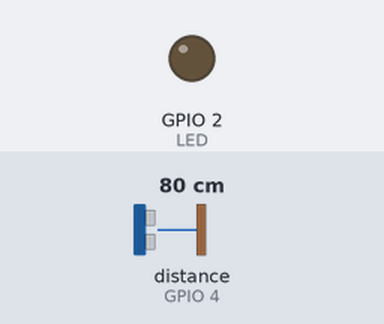
A sketch run on a simulated ESP32. Parts: output pins drawn as LEDs (lit = HIGH). Wiring (inferred from the names in the program): ultrasonic range finder: trigger GPIO 15; echo GPIO 4. Dashed ring = blinking. Inputs (shaded band) come from the test bench; at power-on: distance to the obstacle (sensor on GPIO 4) 80 cm. The echo pulse lasts 58.3 µs per cm; WiFi joins after 1.5 s; servers stay silent unless stated; uploads are accepted with an empty reply; pins used as bus, display or sensor lines are not drawn; what the sketch prints to the serial monitor is not drawn.

Above: at 5.5 s.
5.6 s: distance to the obstacle (sensor on GPIO 4) set to 66 cm
At 7.17 s:
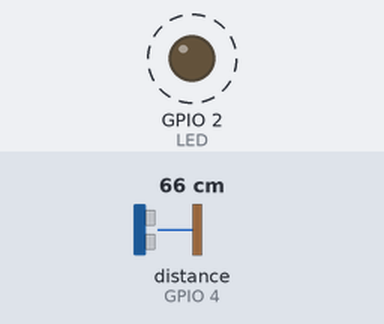
8.6 s: distance to the obstacle (sensor on GPIO 4) set to 58 cm
Timing chart, 0 to 11.6 s (numbered marks = the images above; inputs shaded):
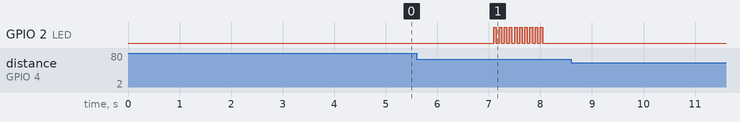

The sketch:

us015.ino
```cpp
// Ultrasonic Sensor US015
// Range 2 cm to 400 cm

#include <WiFiClient.h>
#include <WebServer.h>

// Barrels perfil (Height, diameter and total volume)
float sensorH = 92.0;
float diameter = 52.6;
float volTotal = sq(diameter)*3.14*sensorH/4000;

// Time delay for the device to take the readings (value in ms)
int time_delay = 600000; // 600 000 ms = 10 min

// Pin mode settings for the ESP32
unsigned int triggerPin = 15;
unsigned int echoPin = 4;
unsigned long time_echo_us = 0;

// Variables to be uploaded on database
float distance = 0.0; // Distance measured by the ultrasonic sensor
float vol = 0.0;  // Liquid Volume (l)
int pct = 0;  // Capacity of the reservoir (%)

// Alert system
bool alert = false; // Aviso visual sobre a capacidade utilizada do barril (%)
int alert_low = 20;

const char* ssid = "Name of the Wireless Network";
const char* password = "Password";
const char* host = "Host domain";

// Onboard LED ESP32
#define LED 2

// The number of samples is better defined for 50
// As approached in the Chapter 'Results and Discussions' Subsection 5.1.1
int samples = 50;

// Environment Temperature
float temp = 20;

// System check
float x[2] = {0.0, 0.0};
int cont = 0;

// Readings from the sensor
int us015_distance(){
  float sum_distance = 0.0;
  float aux_distance[samples];

  float vel = 2.005*sqrt(temp+273.15);

  for(int i = 0; i < samples; i++){
    digitalWrite(triggerPin, HIGH);
    delayMicroseconds(30);
    digitalWrite(triggerPin, LOW);

    time_echo_us = pulseIn(echoPin, HIGH, 60000);

    if((time_echo_us < 30000) && (time_echo_us > 1)){
      float aux = (vel*time_echo_us)/(2*1000);
      aux_distance[i] = sqrt((aux*aux) - 2.25);
    }
    else{
      pinMode(echoPin, OUTPUT);
      digitalWrite(echoPin, LOW);
      delay(10);
      pinMode(echoPin, INPUT);
    }
    delay(50);
  }

  for(int j = 0; j < samples; j++){
   sum_distance = sum_distance + aux_distance[j];
  }

  distance = (sum_distance/samples);
  vol = volTotal - (sq(diameter)*3.14*distance/4000);
  pct = (vol/volTotal)*100;

  return distance, vol, pct;
}

void alert_led(){
  if(pct <= alert_low){
    alert = true;
    digitalWrite(LED, HIGH);
  }
  else{
    alert = false;
    digitalWrite(LED, LOW);
  }
}

void blink_led(){
    for(int i = 0; i < 10; i++){
      digitalWrite(LED, HIGH);
      delay(50);
      digitalWrite(LED, LOW);
      delay(50);
    }
}

void print_distance(){
    Serial.print("Distancia: ");
    Serial.print(distance);
    Serial.print("cm ");
    Serial.print("Volume atual: ");
    Serial.print(vol);
    Serial.print("L ");
    Serial.print("Capacidade: ");
    Serial.print(pct);
    Serial.println("%");
}

void setup() {
  pinMode(echoPin, INPUT);
  pinMode(triggerPin, OUTPUT);
  pinMode(LED, OUTPUT);

  us015_distance();
  x[0] = distance;

  Serial.begin(115200);
  delay(100);

  Serial.println();
  Serial.println();
  Serial.print("Connecting to ");
  Serial.println(ssid);

  WiFi.begin(ssid, password);
  while (WiFi.status() != WL_CONNECTED){
    delay(500);
    Serial.print(".");
  }

  Serial.println();
  Serial.println("WiFi Connected");
  Serial.println("IP adress: ");
  Serial.println(WiFi.localIP());
  Serial.print("Netmask: ");
  Serial.println(WiFi.subnetMask());
  Serial.print("Gateway: ");
  Serial.println(WiFi.gatewayIP());
}

void loop() {
  x[1] = x[0];
  us015_distance();
  x[0] = distance;

  float dif = abs(x[0] - x[1]);

  if(cont < 5){
    if(dif > 10.0){
      cont++;
      vTaskDelay(pdMS_TO_TICKS(500)); //ticks para ms
      return;
    }else{
      cont = 0;
    }
  }else{
    cont = 0;
  }

  // In case the distance measured is shorter than 2 cm
  if(distance <= 2.0){
    Serial.println("Failed!");
    Serial.println("Distance Zero!");
    Serial.println();
    vTaskDelay(pdMS_TO_TICKS(500)); //ticks para ms
    return;
  }

  if(distance > sensorH){
    Serial.println("Failed!");
    Serial.println("Connect the device at the barrel!");
    Serial.println();
    vTaskDelay(pdMS_TO_TICKS(500));
    return;
  }

 if(isnan(distance)){
    Serial.println("Failed to read from the sensor!");
    Serial.println();
    vTaskDelay(pdMS_TO_TICKS(500));
    return;
  }

  blink_led();
  alert_led();

  print_distance();

  Serial.print("Connecting to ");
  Serial.println(host);

  WiFiClient client;
  const int httpPort = 80;

  if(!client.connect(host, httpPort)){
    Serial.println("Connection failed!");
    return;
  }

  String url = "/api/insert.php?dis=" + String(distance) + "&vol=" + String(vol) + "&pct=" + String(pct);
  Serial.print("Resquesting url: ");
  Serial.println(url);

  client.print(String("GET ") + url + " HTTP/1.1\r\n" + "Host: " + host + "\r\n" + "Connection: close\r\n\r\n");
  delay(500);

  while(client.available()){
    String line = client.readStringUntil('\r');
    Serial.println(line);
  }
  Serial.println("Closing connection");
  Serial.println();

  vTaskDelay(pdMS_TO_TICKS(time_delay));
}
```

Measured:
- after the input at 8.6 s, every drawn part: stays the same
- by itself, GPIO 2 (LED): alternates HIGH for 0.05 s and LOW for 0.05 s, 20 changes in all, then stays LOW
